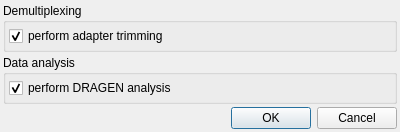
<?xml version="1.0" encoding="UTF-8"?>
<ui version="4.0">
 <class>NsxSettingsDialog</class>
 <widget class="QDialog" name="NsxSettingsDialog">
  <property name="geometry">
   <rect>
    <x>0</x>
    <y>0</y>
    <width>400</width>
    <height>111</height>
   </rect>
  </property>
  <property name="windowTitle">
   <string>NovaSeqX demultiplexing/analysis settings</string>
  </property>
  <layout class="QVBoxLayout" name="verticalLayout_3">
   <property name="spacing">
    <number>3</number>
   </property>
   <property name="leftMargin">
    <number>3</number>
   </property>
   <property name="topMargin">
    <number>3</number>
   </property>
   <property name="rightMargin">
    <number>3</number>
   </property>
   <property name="bottomMargin">
    <number>3</number>
   </property>
   <item>
    <widget class="QGroupBox" name="groupBox">
     <property name="title">
      <string>Demultiplexing</string>
     </property>
     <layout class="QVBoxLayout" name="verticalLayout">
      <property name="spacing">
       <number>3</number>
      </property>
      <property name="leftMargin">
       <number>3</number>
      </property>
      <property name="topMargin">
       <number>3</number>
      </property>
      <property name="rightMargin">
       <number>3</number>
      </property>
      <property name="bottomMargin">
       <number>3</number>
      </property>
      <item>
       <widget class="QCheckBox" name="adapter_trimming">
        <property name="text">
         <string>perform adapter trimming</string>
        </property>
        <property name="checked">
         <bool>true</bool>
        </property>
       </widget>
      </item>
     </layout>
    </widget>
   </item>
   <item>
    <widget class="QGroupBox" name="groupBox_2">
     <property name="title">
      <string>Data analysis</string>
     </property>
     <layout class="QVBoxLayout" name="verticalLayout_2">
      <property name="spacing">
       <number>3</number>
      </property>
      <property name="leftMargin">
       <number>3</number>
      </property>
      <property name="topMargin">
       <number>3</number>
      </property>
      <property name="rightMargin">
       <number>3</number>
      </property>
      <property name="bottomMargin">
       <number>3</number>
      </property>
      <item>
       <widget class="QCheckBox" name="dragen_analysis">
        <property name="text">
         <string>perform DRAGEN analysis</string>
        </property>
        <property name="checked">
         <bool>true</bool>
        </property>
       </widget>
      </item>
     </layout>
    </widget>
   </item>
   <item>
    <widget class="QDialogButtonBox" name="buttonBox">
     <property name="orientation">
      <enum>Qt::Horizontal</enum>
     </property>
     <property name="standardButtons">
      <set>QDialogButtonBox::Cancel|QDialogButtonBox::Ok</set>
     </property>
    </widget>
   </item>
  </layout>
 </widget>
 <resources/>
 <connections>
  <connection>
   <sender>buttonBox</sender>
   <signal>accepted()</signal>
   <receiver>NsxSettingsDialog</receiver>
   <slot>accept()</slot>
   <hints>
    <hint type="sourcelabel">
     <x>248</x>
     <y>254</y>
    </hint>
    <hint type="destinationlabel">
     <x>157</x>
     <y>274</y>
    </hint>
   </hints>
  </connection>
  <connection>
   <sender>buttonBox</sender>
   <signal>rejected()</signal>
   <receiver>NsxSettingsDialog</receiver>
   <slot>reject()</slot>
   <hints>
    <hint type="sourcelabel">
     <x>316</x>
     <y>260</y>
    </hint>
    <hint type="destinationlabel">
     <x>286</x>
     <y>274</y>
    </hint>
   </hints>
  </connection>
 </connections>
</ui>
